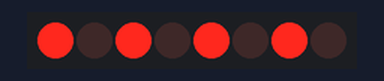
Recording of a sketch running on a simulated Arduino Uno, built with avr-gcc and run on an emulated ATmega328P. Parts: 8 shift-register outputs drawn as a row of LEDs (first output left, lit = HIGH). Wiring (inferred from the names in the program): shift register (74HC595): data pin 12; shift clock pin 9; latch pin 11. Wiring (inferred from the signals the program sends): row of LEDs: on Q0, Q1, Q2, Q3, Q4, Q5, Q6, Q7.

Above: at 0.1 s.
At 1.1 s:
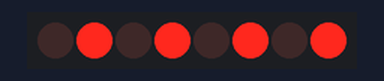
At 2.1 s:
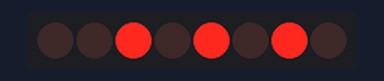
At 3.1 s:
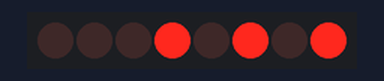
At 5.1 s:
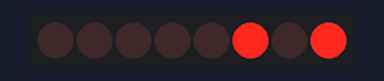
At 7.1 s:
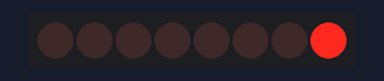
Timing chart, 0 to 9.5 s (numbered marks = the images above):
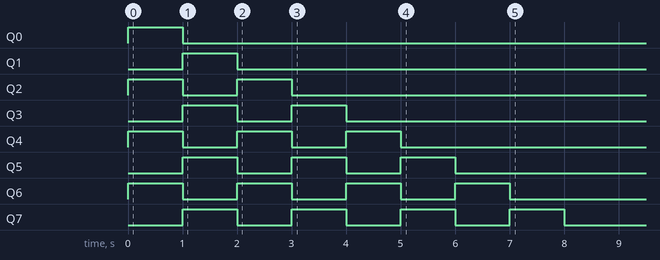

The sketch:

HW_16_Shift_Register_Binary_Shift_Right.ino
```cpp
int latchPin=11;
int clockPin=9;
int dataPin=12;
byte myByte=0B10101010;
int dt=1000;
void setup() {
  // put your setup code here, to run once:
Serial.begin(9600);
pinMode(latchPin,OUTPUT);
pinMode(dataPin,OUTPUT);
pinMode(clockPin,OUTPUT);
}

void loop() {
  // put your main code here, to run repeatedly:
digitalWrite(latchPin,LOW);
shiftOut(dataPin,clockPin,LSBFIRST,myByte);
digitalWrite(latchPin,HIGH);
delay(dt);
myByte=myByte/2;
}
```

Measured:
- by itself, Q0: LOW → HIGH at 0.00 s, → LOW 1.0 s later
- by itself, Q1: LOW → HIGH at 1.0 s, → LOW 1.0 s later
- by itself, Q2, Q3: alternates HIGH for 1.0 s and LOW for 1.0 s, 4 changes in all, then stays LOW
- by itself, Q4, Q5: alternates HIGH for 1.0 s and LOW for 1.0 s, 6 changes in all, then stays LOW
- by itself, Q6, Q7: alternates HIGH for 1.0 s and LOW for 1.0 s, 8 changes in all, then stays LOW
